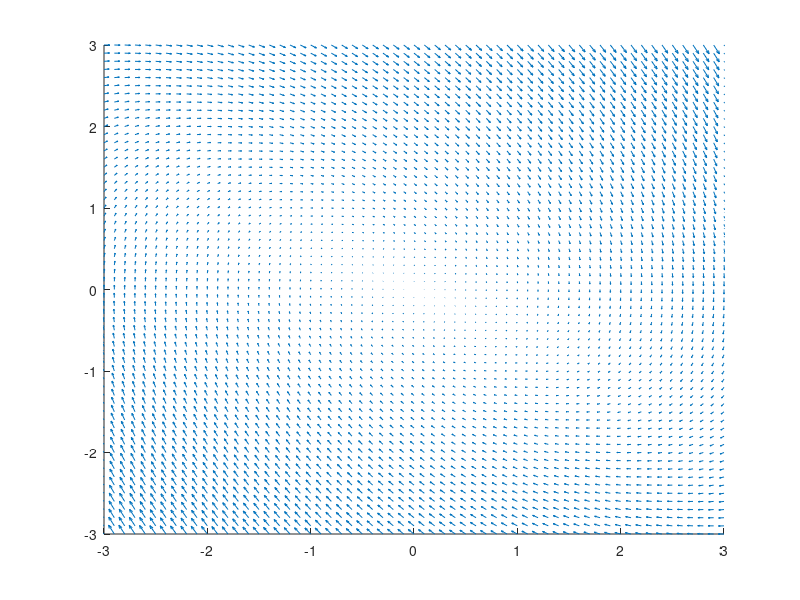

Write the MATLAB code that produced this figure.
#!/usr/bin/env octave
# -*- mode: octave -*-

mu = -1;
f_2_4_4f = @(t,u) [u(2), u(1)^2-u(1)+mu*u(2)];
prob0 = "2.4.4f-1"
[x, y] = meshgrid (-3:0.1:3);
figure(1); clf; hold on; axis([-3 3 -3 3]);
quiver(x, y, y, x^2-x+mu*y);
